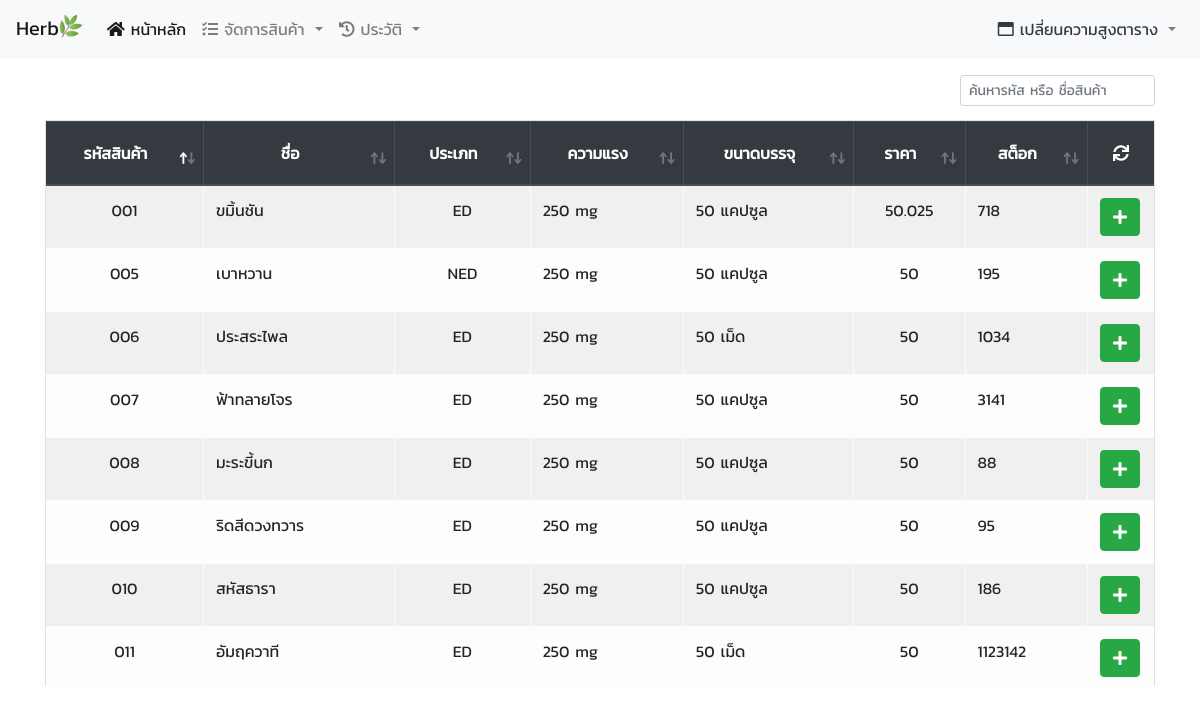
The page / on the database its author committed.
### tables this page shows
CREATE TABLE `product` (
  `product_id` char(3) NOT NULL,
  `product_name` varchar(255) NOT NULL,
  `product_type` enum('NED','ED') NOT NULL,
  `product_potent` varchar(255) NOT NULL,
  `product_amount` varchar(255) NOT NULL,
  `product_cost` double NOT NULL,
  `product_price` double NOT NULL,
  `product_price_discount` double NOT NULL,
  `product_stock` int(10) NOT NULL,
  `product_status` enum('ขาย','เลิกขาย') NOT NULL
);

### model/model_product.php (called while the page is built, shortened)
<?php
function getListProduct($pdo, $page)
{
    if ($page == 'product_add_stock') {
        $listProduct = $pdo->prepare("SELECT * FROM product WHERE product_status = 'ขาย'");
        $listProduct->execute();
    } else if ($page == 'index') {
        $listProduct = $pdo->prepare("SELECT * FROM product WHERE product_status = 'ขาย'");
        $listProduct->execute();
    } else if ($page == 'product_edit') {
        $listProduct = $pdo->prepare("SELECT * FROM product ORDER BY product_status");
        $listProduct->execute();
    }
    return $listProduct;
}

### index.php (the view, shortened to what this page needs)
<?php
$path = $_SERVER['DOCUMENT_ROOT'];
$path .= "/herb_internship/head.php";
include_once($path);
?>
<head>
</head>
<body>
    <div class="container">
        <?php
        include($_SERVER['DOCUMENT_ROOT'] . "/herb_internship/model/model_product.php");
        $listProduct = getListProduct($pdo,"index");
        ?>
        <div class="my-3">
            <table class="table table-light table-striped table-responsive table-bordered table-hover" id="product" data-page-length='25'>
                <thead class="thead-dark">
                    <tr>
                        <th class="align-middle text-center">รหัสสินค้า</th>
                        <th class="align-middle text-center">ชื่อ</th>
                        <th class="align-middle text-center">ประเภท</th>
                        <th class="align-middle text-center">ความแรง</th>
                        <th class="align-middle text-center">ขนาดบรรจุ</th>
                        <th class="align-middle text-center">ราคา<br>
                        </th>
                        <th class="align-middle text-center">สต็อก</th>
                        <th class="align-middle text-center no-sort"><a class="btn refresh-table text-white" href="#"><i class="fas fa-sync" id="refresh-a"></i></a></th>
                    </tr>
                </thead>
                <tbody id="tbodyData">
                    <?php
                    while ($rowListProduct = $listProduct->fetch()) {
                        echo '<tr>
                    <td class="text-center">' . $rowListProduct['product_id'] . '</td>
                    <td>' . $rowListProduct['product_name'] . '</td>
                    <td class="text-center">' . $rowListProduct['product_type'] . '</td>
                    <td>' . $rowListProduct['product_potent'] . '</td>
                    <td>' . $rowListProduct['product_amount'] . '</td>
                    <td class="text-center">' . $rowListProduct['product_price'] . '</td>
                    <td>' . $rowListProduct['product_stock'] . '</td>
                    <th data-product_id="' . $rowListProduct['product_id'] . '"
                    data-product_name="' . $rowListProduct['product_name'] . '"
                    data-product_type="' . $rowListProduct['product_type'] . '"
                    data-product_potent="' . $rowListProduct['product_potent'] . '"
                    data-product_amount="' . $rowListProduct['product_amount'] . '"
                    data-product_cost="' . $rowListProduct['product_cost'] . '"
                    data-product_price="' . $rowListProduct['product_price'] . '"
                    data-product_price_discount="' . $rowListProduct['product_price_discount'] . '"
                    data-product_stock="' . $rowListProduct['product_stock'] . '">
                        <a href="#" class="add-to-cart btn btn-success text-white" title="เพิ่มลงตะกร้า">
                        <i class="fas fa-plus"></i></a></th>
                    </tr>';
                    }
                    ?>
                </tbody>
            </table>
        </div>
    </div>
    <?php
    include($_SERVER['DOCUMENT_ROOT'] . "/herb_internship/modalbox/cart_modal.php"); ?>
</body>

### head.php (shortened to what this page needs)
<!DOCTYPE html>
<html>
<head>
    <link rel="stylesheet" type="text/css" media="screen" href="./css/bootstrap.min.css">
    <link rel="stylesheet" href="./css/all.css">
    <link rel="stylesheet" type="text/css" href="./css/dataTables.bootstrap4.min.css">
</head>
<body>
    <?php include('header.php'); ?>

### header.php (shortened to what this page needs)
<nav class="navbar navbar-expand-lg navbar-light bg-light">
    <a class="navbar-brand" href="#">Herb<img src="_etc/herb.ico" style="max-width:1.5rem" class="pb-2"></a>
    <div class="collapse navbar-collapse" id="navbarSupportedContent">
        <ul class="navbar-nav mr-auto">
            <li class="nav-item">
                <a class="nav-link
                <?php if (basename($_SERVER['PHP_SELF']) == 'index.php') {
                    echo "active";
                } ?>" href="index.php"><i class="fas fa-home"></i> หน้าหลัก <span class="sr-only">(current)</span></a>
            </li>
            <li class="nav-item dropdown">
                <a class="nav-link dropdown-toggle" href="#" id="navbarDropdownMenuLink" data-toggle="dropdown" aria-haspopup="true" aria-expanded="false">
                    <span class="<?php if (basename($_SERVER['PHP_SELF']) == 'product_add.php' || basename($_SERVER['PHP_SELF']) == 'product_add_stock.php' || basename($_SERVER['PHP_SELF']) == 'product_edit.php') {
                                        echo "text-dark";
                                    } ?>"><i class="fas fa-tasks"></i> จัดการสินค้า</span>
                </a>
            </li>
            <li class="nav-item dropdown">
                <a class="nav-link dropdown-toggle" href="#" id="navbarDropdownMenuLink" data-toggle="dropdown" aria-haspopup="true" aria-expanded="false">
                    <span class="<?php if (basename($_SERVER['PHP_SELF']) == 'history_order.php' || basename($_SERVER['PHP_SELF']) == 'history_product_add_stock.php') {
                                        echo "text-dark";
                                    } ?>"><i class="fas fa-history"></i> ประวัติ</span>
                </a>
            </li>
        </ul>
        <?php if (basename($_SERVER['PHP_SELF']) == 'index.php' || basename($_SERVER['PHP_SELF']) == 'product_add_stock.php' || basename($_SERVER['PHP_SELF']) == 'product_edit.php') { ?>
            <ul class="navbar-nav">
                <li class="nav-item dropdown">
                    <a class="nav-link dropdown-toggle" href="#" id="navbarDropdownMenuLink" data-toggle="dropdown" aria-haspopup="true" aria-expanded="false">
                        <span class="<?php if (basename($_SERVER['PHP_SELF']) == 'index.php' || basename($_SERVER['PHP_SELF']) == 'product_add_stock.php' || basename($_SERVER['PHP_SELF']) == 'product_edit.php') {
                                            echo "text-dark";
                                        } ?>"><i class="far fa-window-maximize"></i> เปลี่ยนความสูงตาราง</span>
                    </a>
                </li>
            </ul>
        <?php } ?>
    </div>
</nav>

### modalbox/cart_modal.php (shortened to what this page needs)
<head>
</head>

### css/all.css (style rules this page uses)
.fa, .fas, .far, .fal, .fab { -moz-osx-font-smoothing: grayscale; -webkit-font-smoothing: antialiased; display: inline-block; font-style: normal; font-variant: normal; text-rendering: auto; line-height: 1; }
.fa-history:before { content: "\f1da"; }
.fa-home:before { content: "\f015"; }
.fa-plus:before { content: "\f067"; }
.fa-sync:before { content: "\f021"; }
.fa-tasks:before { content: "\f0ae"; }
.fa-window-maximize:before { content: "\f2d0"; }
.far { font-family: 'Font Awesome 5 Free'; font-weight: 400; }
.fa, .fas { font-family: 'Font Awesome 5 Free'; font-weight: 900; }

### head.php (style rules this page uses)
body { font-family: 'Kanit', sans-serif; }
body { background-image: url("./_etc/background.jpg"); }

### index.php (style rules this page uses)
table tbody tr th { width: 1%; white-space: nowrap; }
table td { white-space: nowrap; }

### rows shown on the page
product: product_id "001", product_name "ขมิ้นชัน", product_type "ED", product_potent "250 mg", product_amount "50 แคปซูล", product_price "50.025", product_stock "718"
product: product_id "005", product_name "เบาหวาน", product_type "NED", product_potent "250 mg", product_amount "50 แคปซูล", product_price "50", product_stock "195"
product: product_id "006", product_name "ประสระไพล", product_type "ED", product_potent "250 mg", product_amount "50 เม็ด", product_price "50", product_stock "1034"
product: product_id "007", product_name "ฟ้าทลายโจร", product_type "ED", product_potent "250 mg", product_amount "50 แคปซูล", product_price "50", product_stock "3141"
product: product_id "008", product_name "มะระขี้นก", product_type "ED", product_potent "250 mg", product_amount "50 แคปซูล", product_price "50", product_stock "88"
product: product_id "009", product_name "ริดสีดวงทวาร", product_type "ED", product_potent "250 mg", product_amount "50 แคปซูล", product_price "50", product_stock "95"
product: product_id "010", product_name "สหัสธารา", product_type "ED", product_potent "250 mg", product_amount "50 แคปซูล", product_price "50", product_stock "186"
product: product_id "011", product_name "อัมฤควาที", product_type "ED", product_potent "250 mg", product_amount "50 เม็ด", product_price "50", product_stock "1123142"
